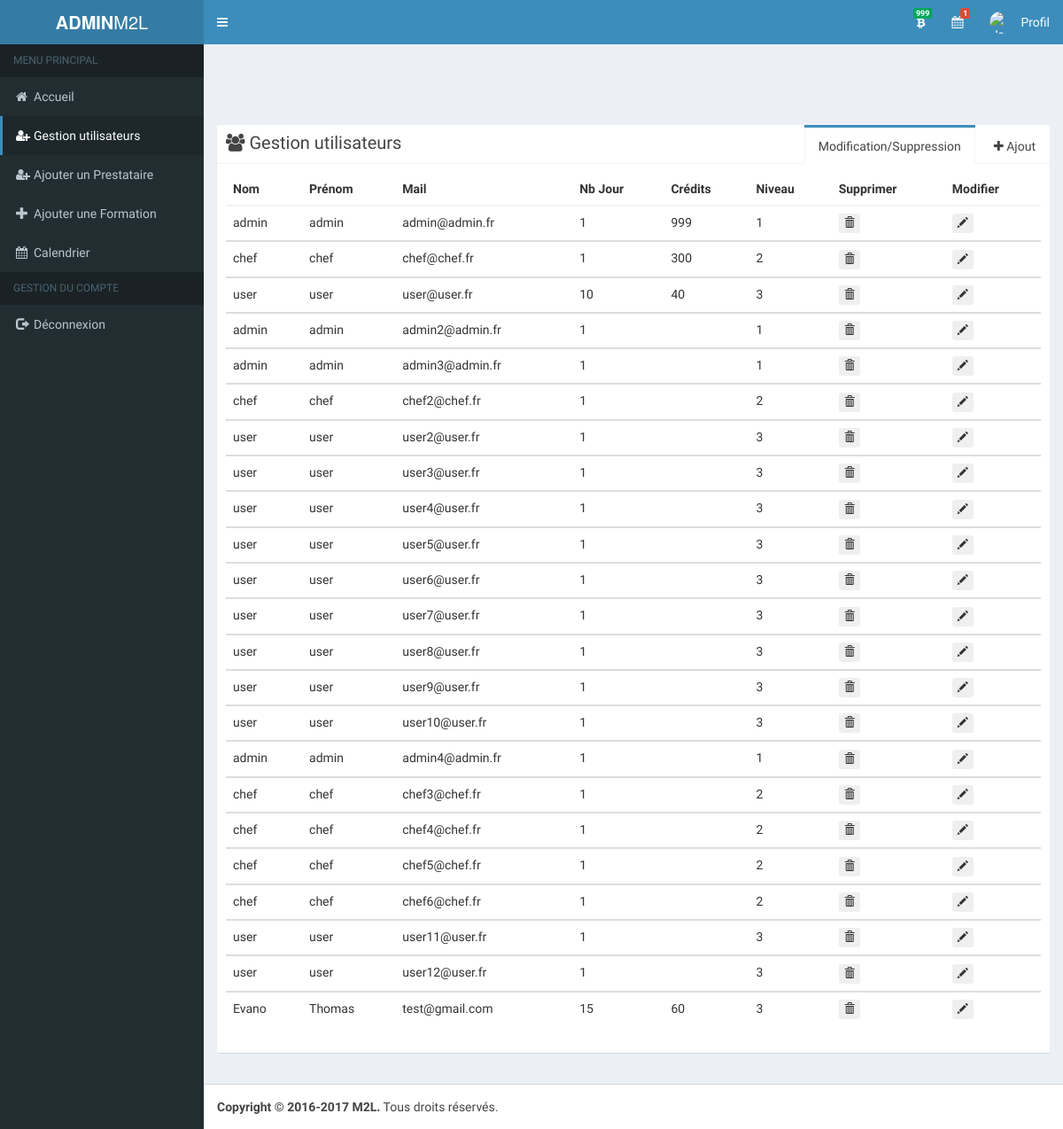
/M2L/gestionUser (signed in), run on an earlier commit of the app's database.
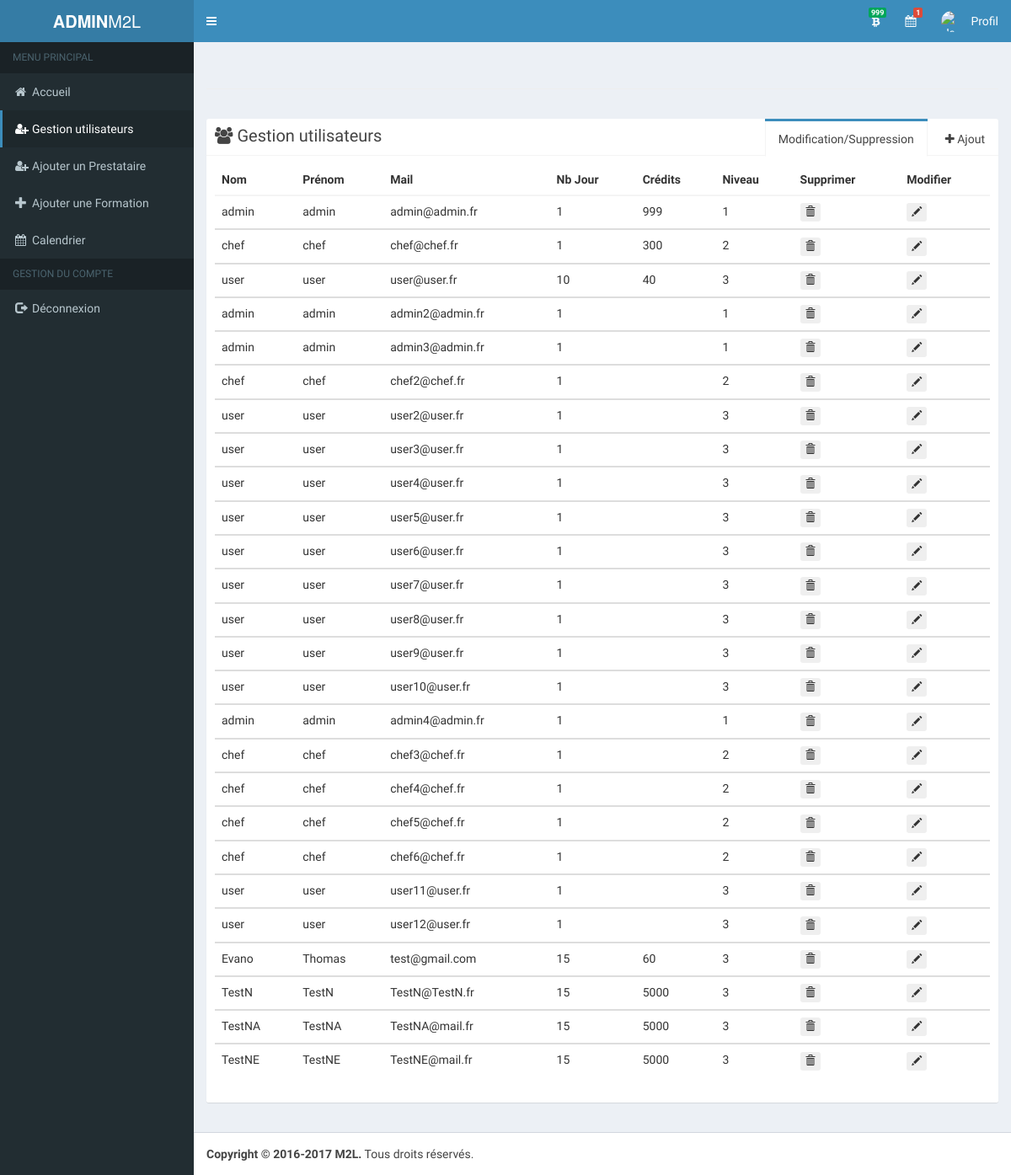
And on a later commit of the database.
### tables this page shows
CREATE TABLE `salarie` (
  `id_s` int(11) NOT NULL,
  `nom` varchar(25) DEFAULT NULL,
  `prenom` varchar(25) DEFAULT NULL,
  `mail` varchar(25) DEFAULT NULL,
  `password` varchar(255) DEFAULT NULL,
  `NbJour` int(11) DEFAULT NULL,
  `credits` int(4) DEFAULT NULL,
  `level` int(1) NOT NULL,
  `id_a` int(11) DEFAULT NULL,
  `id_s_1` int(11) DEFAULT NULL,
  `erreur` int(11) DEFAULT NULL,
  `date_fin_password` date DEFAULT NULL
);

### M2L/Models/gestionUser.php (called while the page is built, shortened)
<?php
function getUserAdmin()
{
    global $bdd;
    $req = $bdd->prepare("SELECT * FROM salarie");
    $req->execute();
    while($data = $req->fetchAll())
    {
        return $data;
    }
}

### M2L/Views/gestionUser.php (the view, shortened to what this page needs)
<div class="nav-tabs-custom">
            <ul class="nav nav-tabs pull-right">
                <li><a href="#tab_1-1" data-toggle="tab"><i class="fa fa-plus"></i> Ajout</a></li>
                <li class="active"><a href="#tab_2-2" data-toggle="tab">Modification/Suppression</a></li>
                <li class="pull-left header"><i class="fa fa-users"></i>Gestion utilisateurs</li>
            </ul>
            <div class="tab-content">
               <div class="tab-pane active" id="tab_2-2">
                <div class="table-responsive no-padding">
                 <table class="table table-hover" id="listUser">
                  <?php
                if($_SESSION['auth']['level']== 2)
                    {
                      echo'
                      <thead>
                  <tr>
                  <th>Nom</th>
                  <th>Prénom</th>
                  <th>Mail</th>
                  <th>Nb Jour</th>
                  <th>Crédits</th>
                  <th>Supprimer</th>
                  <th>Modifier</th>
                  </tr>
                  </thead>';
                    }
                    elseif ($_SESSION['auth']['level']== 1) {
                      echo'                  <thead>
                  <tr>
                  <th>Nom</th>
                  <th>Prénom</th>
                  <th>Mail</th>
                  <th>Nb Jour</th>
                  <th>Crédits</th>
                  <th>Niveau</th>
                  <th>Supprimer</th>
                  <th>Modifier</th>
                  </tr>
                  </thead>';
                    }
                ?>
                  <?php
                  foreach ($user as $key => $value)
                  {
                    if($_SESSION['auth']['level']== 2)
                    {
                      echo '<tbody>
                                     <tr>
                                          <td>'.$value['nom'].'</td>
                                          <td>'.$value['prenom'].'</td>
                                          <td>'.$value['mail'].'</td>
                                            <td>'.$value['NbJour'].'</td>
                                            <td>'.$value['credits'].'</td>
                                            <td>
                                            <form method="post" action="' . BASE_URL . '/gestionUser">
                                                    <button type="submit" class="btn btn-xs" name="Supprimer" >
                                                        <span><i class="glyphicon glyphicon-trash"></i></span>
                                                    </button>
                                                    <input name="idUser" type="hidden" value="' . $value['id_s'] . '" >
                                            </form>
                                            </td>
                                            <td>
                                            <form method="post" action="' . BASE_URL . '/userUpdate">
                                                    <button type="submit" class="btn btn-xs" name="Modifier" >
                                                        <span><i class="glyphicon glyphicon-pencil"></i></span>
                                                    </button>
                                                    <input name="idUser" type="hidden" value="' . $value['id_s'] . '" >
                                            </form>
                                            </td>
                                     </tr>
                                </tbody>';
                    }
                    elseif ($_SESSION['auth']['level']== 1) {
                      echo '<tbody>
                                     <tr>
                                          <td>'.$value['nom'].'</td>
                                          <td>'.$value['prenom'].'</td>
                                          <td>'.$value['mail'].'</td>
                                            <td>'.$value['NbJour'].'</td>
                                            <td>'.$value['credits'].'</td>
                                            <td>'.$value['level'].'</td>
                                            <td>
                                            <form method="post" action="' . BASE_URL . '/gestionUser">
                                                    <button type="submit" class="btn btn-xs" name="Supprimer" >
                                                        <span><i class="glyphicon glyphicon-trash"></i></span>
                                                    </button>
                                                    <input name="idUser" type="hidden" value="' . $value['id_s'] . '" >
                                            </form>
                                            </td>
                                            <td>
                                            <form method="post" action="' . BASE_URL . '/userUpdate">
                                                    <button type="submit" class="btn btn-xs" name="Modifier" >
                                                        <span><i class="glyphicon glyphicon-pencil"></i></span>
                                                    </button>
                                                    <input name="idUser" type="hidden" value="' . $value['id_s'] . '" >
                                            </form>
                                            </td>
                                     </tr>
                                </tbody>';
                    }
                    }
                ?>
                </table>
                 </div>
                </div>
 </div>

### M2L/Controllers/gestionUser.php (shortened to what this page needs)
<?php
    if($_SESSION['auth']['level']== 1 || $_SESSION['auth']['level']== 2)
    {
        require "Models/gestionUser.php";
        $id_s= $_SESSION['auth']['id_s'];
        if($_SESSION['auth']['level']== 2)
        $user = getUserChef($id_s);
        elseif ($_SESSION['auth']['level']== 1) {
          $user = getUserAdmin($id_s);
        }
    require "Views/gestionUser.php";
}
else
{
     header("Location:".BASE_URL."/disconnect");
}

### M2L/index.php (shortened to what this page needs)
<?php
if(!isset($_SESSION['auth']))
{
    if(!isset($_SESSION['i']))
    {
        $_SESSION['i'] = 0;
    }
    require "Controllers/login.php";
}
else
{
        require "Controllers/".$_GET['p'].".php";
        $content = ob_get_contents();
    if($_SESSION['auth'])
    {
        require "Views/layout2.php";
    }
}
?>

### M2L/Views/layout2.php (shortened to what this page needs)
<?php include 'Core/helper.class.php'; ?>
<!DOCTYPE html>
<html>
<head>
    <link rel="stylesheet" href="<?= BASE_URL; ?>/Views/bootstrap/css/bootstrap.css">
    <link rel="stylesheet" href="https://cdnjs.cloudflare.com/ajax/libs/font-awesome/4.5.0/css/font-awesome.min.css">
    <link rel="stylesheet" href="https://cdnjs.cloudflare.com/ajax/libs/ionicons/2.0.1/css/ionicons.min.css">
    <link rel="stylesheet" href="<?= BASE_URL; ?>/Views/plugins/jvectormap/jquery-jvectormap-1.2.2.css">
    <link rel="stylesheet" href="<?= BASE_URL; ?>/Views/plugins/fullcalendar/fullcalendar.min.css">
    <link rel="stylesheet" href="<?= BASE_URL; ?>/Views/plugins/fullcalendar/fullcalendar.print.css" media="print">
    <link rel="stylesheet" href="<?= BASE_URL; ?>/Views/dist/css/AdminLTE.css">
    <link rel="stylesheet" href="<?= BASE_URL; ?>/Views/dist/css/skins/_all-skins.min.css">
    <link rel="stylesheet" href="<?= BASE_URL; ?>/Views/css/dataTables.bootstrap.min.css">
</head>
<body class="hold-transition skin-blue sidebar-mini fixed">
<div class="wrapper">
    <a class="scrollToTop" href="#"><i class="fa fa-angle-up"></i></a>
    <header class="main-header">
        <a href="" class="logo">
            <?php
            if($_SESSION['auth']['level']== 1)
            {
                echo('<span class="logo-lg"><b>ADMIN</b>M2L</span>');
            }
            elseif ($_SESSION['auth']['level'] == 2)
            {
                echo('<span class="logo-lg"><b>CHEF</b>M2L</span>');
            }
            else
            {
                echo('<span class="logo-lg"><b>UTILISATEUR</b>M2L</span>');
            }
            ?>
        </a>
        <nav class="navbar navbar-static-top">
            <a href="#" class="sidebar-toggle" data-toggle="offcanvas" role="button">
            </a>
            <div class="navbar-custom-menu">
                <ul class="nav navbar-nav">
                    <?php
                    echo helper::dropdown('fa fa-btc','success',$_SESSION['auth']['credits'],'Crédits');
                    echo helper::dropdown('fa fa-calendar','danger',$_SESSION['auth']['NbJour'],'Jours de formation');
                    ?>
                    <li class="user user-menu">
                        <a href="<?= BASE_URL; ?>/profil">
                            <img src="http://www.africabeauties.net/img/team/team-member.jpg" class="user-image" alt="User Image">
                            <span class="hidden-xs">Profil</span>
                        </a>
                    </li>
                </ul>
            </div>
        </nav>
    </header>
    <aside class="main-sidebar">
        <section class="sidebar">
            <ul class="sidebar-menu">
                <li class="header">MENU PRINCIPAL</li>
                <li>
                    <?php
                    if($_SESSION['auth']['level']== 1 || $_SESSION['auth']['level']== 2)
                    {
                        if ($_SESSION['auth']['level'] == 1)
                        {
                            echo helper::menu('admin','fa fa-home','Accueil');
                        }
                        elseif ($_SESSION['auth']['level'] == 2)
                        {
                            echo helper::menu('chef','fa fa-home','Accueil');
                        }
                        echo helper::menu('gestionUser','fa fa-user-plus','Gestion utilisateurs');
                        echo helper::menu('gestionPrestataire', 'fa fa-user-plus','Ajouter un Prestataire');
                        echo helper::menu('gestionFormation','glyphicon glyphicon-plus','Ajouter une Formation');
                    }
                    else
                    {
                        echo helper::menu('accueil','fa fa-home','Accueil');
                    }
                    echo helper::menu('calendar','fa fa-calendar','Calendrier');
                    echo '<li class="header">GESTION DU COMPTE</li>';
                    echo helper::menu('disconnect','glyphicon glyphicon-log-out','Déconnexion');
                    ?>
                </li>
            </ul>
        </section>
    </aside>
    <div class="content-wrapper">
        <section class="content-header">
            <h1>
                <hr>
            </h1>
        </section>
        <section class="content">
        <?= $content; ?>
        </section>
    </div>
    <footer class="main-footer">
        <strong>Copyright &copy; 2016-2017 M2L.</strong> Tous droits réservés.
    </footer>
</body>
</html>

### M2L/Core/helper.class.php
<?php
class helper
{
    public static function menu ($link, $icon, $name)
    {
        $nav = '<li><a href="' . BASE_URL . '/'.$link.'"><i class="'.$icon.'"></i><span>'.$name.'</span></a></li>';
        return $nav;
    }
    public static function dropdown ($icon, $label, $data, $name)
    {
        $notification = '<li class="dropdown notifications-menu">
                        <a href="#" class="dropdown-toggle" data-toggle="dropdown">
                            <i class="'.$icon.'"></i>
                            <span class="label label-'.$label.'">'.$data.'</span>
                        </a>
                        <ul class="dropdown-menu">
                            <li class="header">Vous disposez de '.$data.' '.$name.'</li>
                        </ul>
                    </li>';
        return $notification;
    }
}

What changed in the data, as far as the page shows it:
added salarie: nom "TestN", prenom "TestN", mail "TestN@TestN.fr", NbJour "15", credits "5000", level "3"
added salarie: nom "TestNA", prenom "TestNA", mail "TestNA@mail.fr", NbJour "15", credits "5000", level "3"
added salarie: nom "TestNE", prenom "TestNE", mail "TestNE@mail.fr", NbJour "15", credits "5000", level "3"
